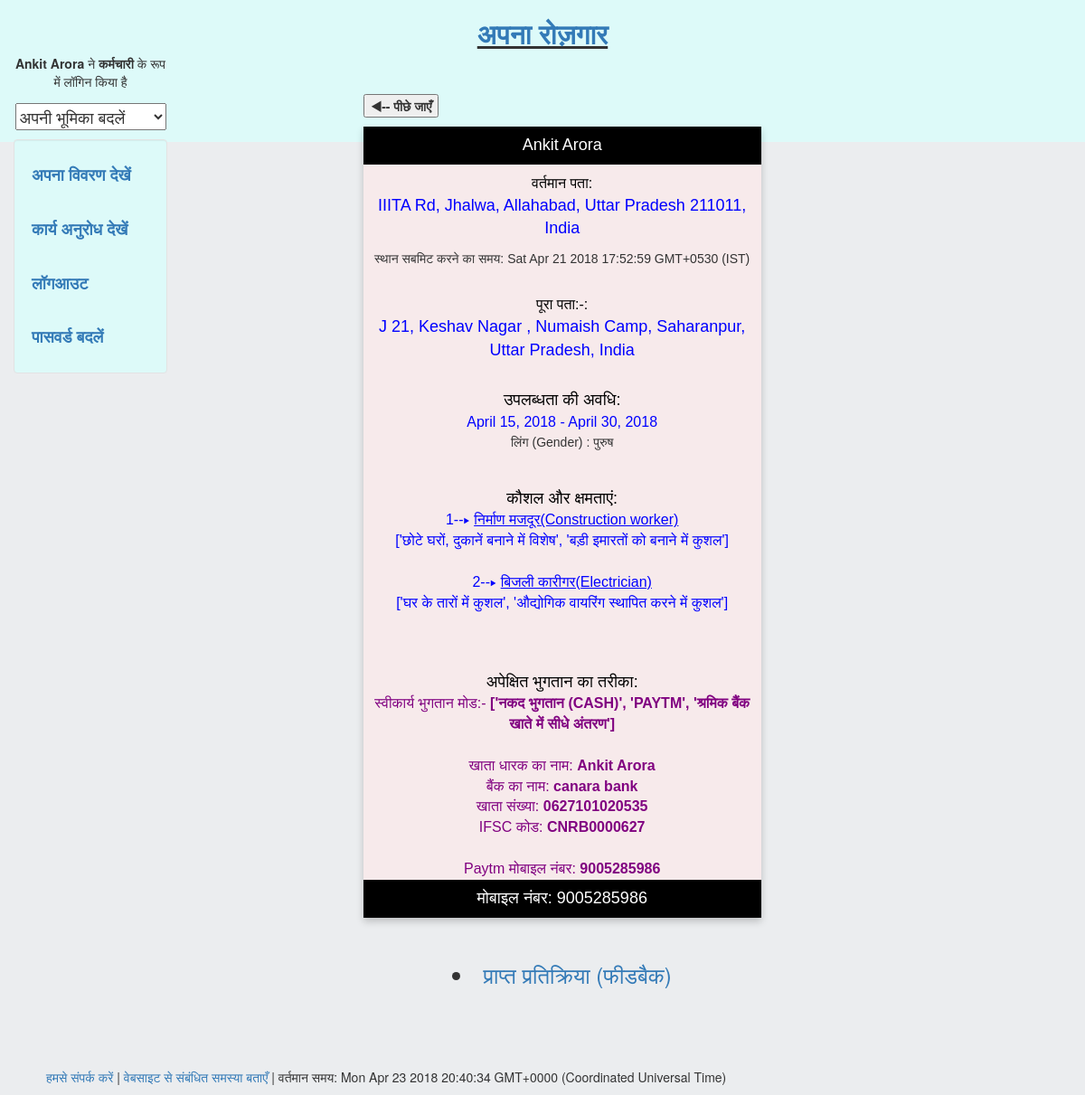
The page /profile (signed in) on the database as committed earlier.
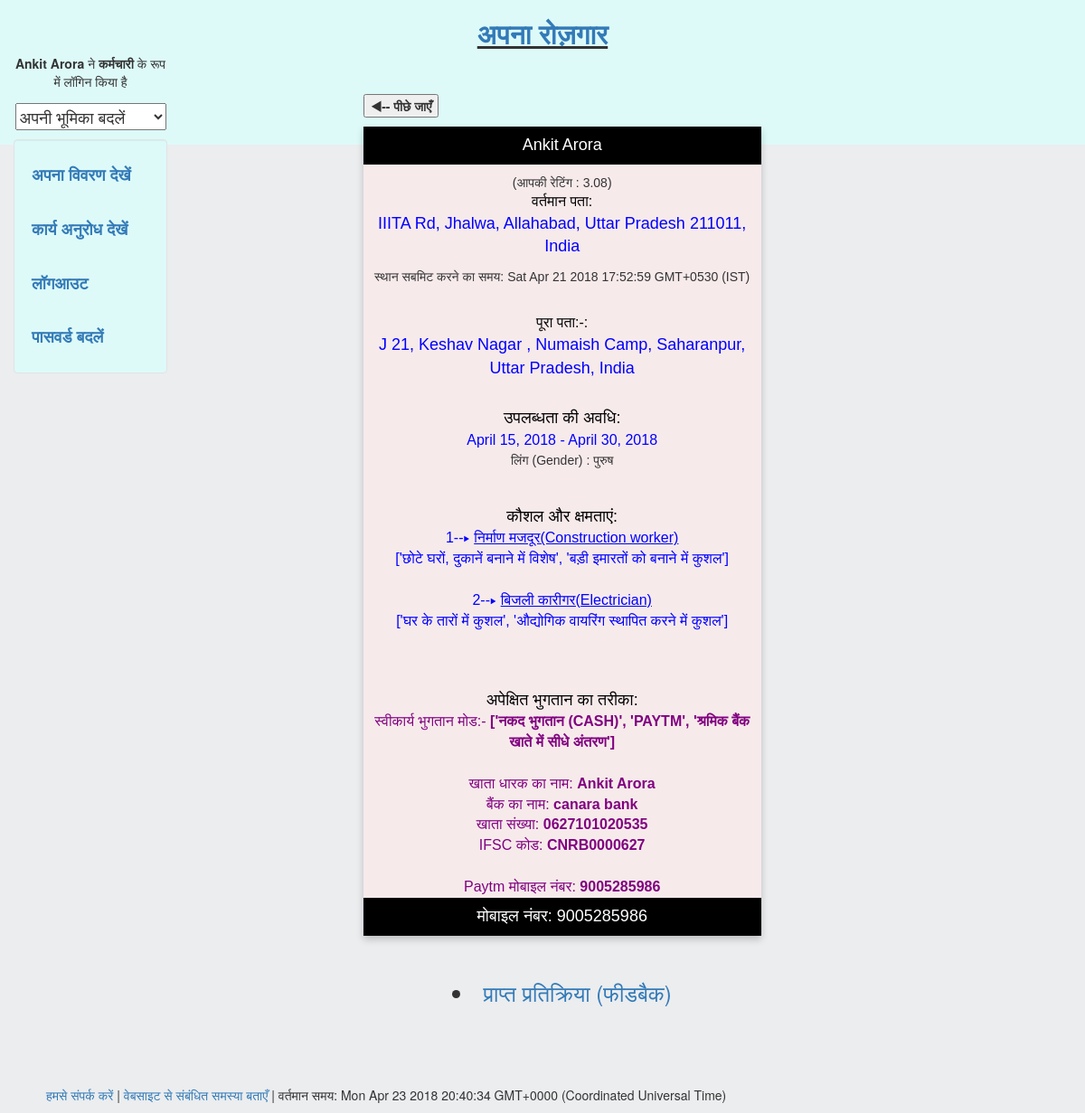
The same page on the database as committed later.
### worker/models.py (models this page shows, shortened)
class Profile(models.Model):
    user = models.OneToOneField(User, on_delete=models.CASCADE, primary_key = True) #to link each user with a profile
    s_contact = models.CharField(max_length=50,blank = True,null = True) #mobile number
    gender = models.CharField(max_length=10,blank = True,null = True)
    dis = models.FloatField(blank = True, null = True) #variable that stores the distance between the worker and the hirer searching him at that time
    street = models.CharField(max_length=250,blank = True, null = True) #locality address
    address = models.CharField(max_length=250,blank = True, null = True) #complete Google address
    start_date = models.DateField(blank = True, null = True) #start_date of work availability
    end_date = models.DateField(blank = True, null = True) #end_date of work availability
    skill1 = models.CharField(max_length = 100,blank = True, null = True) #skills of the worker
    skill2 = models.CharField(max_length = 100,blank = True, null = True)
    skill3 = models.CharField(max_length = 100,blank = True, null = True)
    description1 = models.TextField(max_length = 250,blank = True, null = True)#description about skills
    description2 = models.TextField(max_length = 250,blank = True, null = True)
    description3 = models.TextField(max_length = 250,blank = True, null = True)
    description = models.TextField(max_length = 500,blank = True, null = True)
    description11 = models.TextField(max_length = 250,blank = True, null = True)
    min_salary = models.IntegerField(blank = True, null = True) #minimum salary that the worker demands
    rating = models.FloatField(blank = True, null = True) #average rating received by worker
    nhirer = models.IntegerField(blank = True, null = True) # number of hirers who have rated the worker till now
    loginas = models.TextField(max_length = 10,blank = True, null = True) #login role (hirer/contractor/worker)
    joinrequest=models.CharField(max_length = 2,blank = True, null = True) # variable to store the status of work request between hirer and contractor
    temp=models.CharField(max_length = 2,blank = True, null = True) # temporary variable
    ac = models.CharField(max_length=100,blank = True, null = True) # Account details (A/c number)
    ifsc = models.CharField(max_length=100,blank = True, null = True) #ifsc
    paytm = models.CharField(max_length=100,blank = True, null = True)# paytm number
    upi = models.CharField(max_length=100,blank = True, null = True)#upi id
    acname = models.CharField(max_length=100,blank = True, null = True) #a/c holder name
    bank = models.CharField(max_length=100,blank = True, null = True) #bank name
    mode = models.CharField(max_length=100,blank = True, null = True)#mode of payment desired
    contractor=models.PositiveSmallIntegerField(blank = True, null = True,default=0) #number of skills provided by contractor
    def __str__(self):
    	return self.user.username

class Current_location(models.Model):
    username = models.CharField(max_length = 50, primary_key = True)
    address = models.CharField(max_length=250,blank = True, null = True) # current address
    lat = models.CharField(max_length = 50, blank = True, null= True) # current coordinates
    lng = models.CharField(max_length = 50, blank = True, null= True)
    time = models.CharField(max_length = 50, blank = True, null= True) # time of recording current address

### worker/views.py (the view)
# urls.py: url(r'^profile',profile,name = 'profile'),
def profile(request):
  if request.user.username:
    if request.user.profile.loginas=="worker":
        data=Profile.objects.get(user=request.user)
        current_address2=Current_location.objects.filter(username=request.user.username)
        if len(current_address2)==1:
          for current_address1 in current_address2:
            return render(request,'worker/view.html',{'data':data,'current_address':current_address1})
        else:
          return render(request,'worker/view.html',{'data':data})
    else:
      warn="कृपया पहले श्रमिक के रूप में लॉगिन करें"
      return render(request,'login/form.html',{'warn':warn})
  else:
    warn="कृपया लॉगिन करें"
    return render(request,'worker/view.html',{'warn':warn})

### worker/templates/worker/view.html (shortened to what this page needs)
{% extends "login/header.html" %}
{% load staticfiles %}
{% block content %}
<div class ='col-sm-6 col-sm-offset-2'>
	<link rel="stylesheet" href="https://cdnjs.cloudflare.com/ajax/libs/font-awesome/4.7.0/css/font-awesome.min.css">
<b><input type="button" value="&#9664;-- पीछे जाएँ" onclick="history.back(-1)" /></b>
<div class="card" style="background-color:#F7EAEB">
   {% if data.user.first_name %}
  <p><button class = "but">{{data.user.first_name}}</button></p>
  {% if data.rating %}
   (आपकी रेटिंग : {{data.rating}})
   <br>
  {%endif%}
{% if current_address %}
<font color = 'black' size = 3>
 वर्तमान पता:<br>
</font>
  <p class="title"> {{current_address.address}}</p>
  <p> स्थान सबमिट करने का समय: {{current_address.time}}</p>
  <br>
{%endif%}
  <font color = 'black' size = 3>
 पूरा पता:-:<br>
</font>
  <p class="title"> {{data.street}} , {{data.address}}</p>
  <br>
  <font color = 'black' size = 4>
उपलब्धता की अवधि:<br>
</font>
<font color = 'blue' size = 3>
{{data.start_date}}  -  {{data.end_date}}
</font>
<br>
{% if data.gender %}
   लिंग (Gender) : {{data.gender}}
   <br>
  {%endif%}
<br><br>
 <font color = 'black' size = 4 >
 	कौशल और क्षमताएं:<br>
 </font>
 <font color = 'blue' size = 3>
 {% if data.skill1 %}
 1--&#9656;   <u>{{data.skill1}}</u><br>
 {% if data.description1 %}
  {{data.description1 }}<br>
  {%endif%}
  {%endif%}
  <br>
  {% if data.skill2 %}
 2--&#9656;  <u>{{data.skill2}}</u><br>
 {% if data.description2 != "None" %}
  {{data.description2}}
  <br>
  {%endif%}
  {%endif%}
  <br>
</font>
<br>
 <br>
 <font color = 'black' size = 4 >
  अपेक्षित भुगतान का तरीका:
 </font>
 <br>
 <font color = 'purple' size = 3.5>
  {% if data.mode != "None" %}
 स्वीकार्य भुगतान मोड:-  <b>{{data.mode}}</b>
 {% endif %}
 <br><br>
{% if data.acname %}
  खाता धारक का नाम: <b>{{data.acname}}</b>
  <br>
  {%endif%}
  {% if data.bank %}
  बैंक का नाम: <b>{{data.bank}}</b>
  <br>
  {%endif%}
  {% if data.ac %}
  खाता संख्या: <b>{{data.ac}}</b>
  <br>
  {%endif%}
  {% if data.ifsc %}
  IFSC कोड: <b>{{data.ifsc}}</b>
  <br>
  <br>
  {%endif%}
  {% if data.paytm %}
  Paytm मोबाइल नंबर: <b>{{data.paytm}}</b>
  <br>
  {%endif%}
</font>
  <p><button class = "but">मोबाइल नंबर: {{data.s_contact}}</button></p>
</div>
	<br>
  <h3 align="center">
            <li ><a href = "/feedback?username={{data}}&target='a'">प्राप्त प्रतिक्रिया (फीडबैक)</a></li>
            </h3>
            {%endif%}
</div>
{% endblock %}

### login/templates/login/header.html (shortened to what this page needs)
<!DOCTYPE html>
<html lang="en">
 <head>
   {% load staticfiles %}
   <link rel="stylesheet" href="/login/static/login/css/bootstrap.min.css" type = "text/css"/>
   <link rel="stylesheet" href="/login/static/login/css/new.css" type = "text/css"/>
  </head>
<body class="body" >
	<div class="container-fluid" style = "min-height: 83%">
		<div class="row">
      <div class = "layer" style = "background-color:#DDFAF9;position: absolute; top: 0; left: 0; width: 100%; height: 13%;">
			  <div class="col-sm-2">
				<br>
        <br>
        <br>
				  <center>
					{% if request.user.username %}
          	<p><b> {{request.user.first_name}}</b> ने
            {% if request.user.profile.loginas == "worker" %} <b>कर्मचारी</b>
            {% elif request.user.profile.loginas == "contractor" %}<b>ठेकेदार</b>
            {% else %}<b>नियोक्ता</b>
            {% endif %}
          के रूप में लॉगिन किया है</p>
          {% endif %}
				  </center>
			  </div>
      </div>
			    <div class="col-sm-8 col-sm-offset-2">
				  <center>
				  <h2><b><u><a href="/about">अपना रोज़गार</a></b></u></h2>
				  </center>
			    </div>
		</div>
		<div class="row">
		  <div class="col-sm-2">
        <div id="sidebar" >
          <center>
          {% if request.user.username %}
                  <h4>
                <form method="post" action="/change_role">
                <select name='loginas' onchange='if(this.value != 0) { this.form.submit(); }'>
                <option value='0'>अपनी भूमिका बदलें</option>
                </select>
                </form>
            </h4>
            {%endif%}
          </center>
        </div>
			<div class="well bs-sidebar" id="sidebar" style="background-color:#DDFAF9">
			  <ul class="nav nav-pills nav-stacked">
			  	{% if request.user.username %}
			  	<h4><b><li><a href = '/view'>अपना विवरण देखें</a></li></b></h4><br>
                <h4><b><li><a href = '/workrequest'>कार्य अनुरोध देखें</a></li></b></h4><br>
			  	<h4><b><li><a href='/logout'>लॉगआउट</a></li></b></h4><br>
                <h4><b> <li><a href = '/change_password'>पासवर्ड बदलें</a></li></b></h4>
			  	{%else%}
				<h4><b><li><a href='/login'>लॉग इन करें</a></li></b></h4><br>
				<h4><b><li><a href='/register'>पंजीकरण करें</a></li></b></h4><br>
                                <h4><b><li><a href='/forgot_password'>पासवर्ड भूल गए?</a></li></b></h4>
				{%endif%}
			  </ul>
			</div>
		  </div>
		  <div class="col-sm-10">
			<div class='container-fluid'>
			   {% block content %}
			   {% endblock %}
			</div>
		  </div>
		</div>
	</div>
  <br>
  <br>
	  <footer>
         <br>
         <br>
		<div class="container-fluid" style='margin-left:3%'>
			<p><a href="/developer" target="blank">हमसे संपर्क करें</a> | <a href="/query" target="blank">वेबसाइट से संबंधित समस्या बताएँ</a> |
      <font id="currenttime"></font>
    </p>
		</div>
	  </footer>
</body>
</html>

### login/templates/login/header.html (style rules this page uses)
html, body { height:100% }
.body { background-color: #EBEDEF; position: absolute; width: 100%; z-index: 0; background-repeat: repeat-y; }

### worker/templates/worker/view.html (style rules this page uses)
.card { box-shadow: 0 4px 8px 0 rgba(0, 0, 0, 0.2); max-width: 500px; margin: auto; text-align: center; font-family: arial; }
.title { color: blue; font-size: 18px; }
.but { border: none; outline: 0; display: inline-block; padding: 8px; color: white; background-color: #000; text-align: center; cursor: pointer; width: 100%; font-size: 18px; }

Rows that differ between the two databases and show on the page:
changed Profile "J 21, Keshav Nagar": rating (not shown) → "3.08"
Other text that changed with them:
text now shown: "(आपकी रेटिंग : )"
